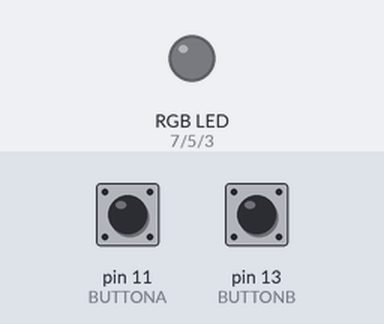
This sketch was run on a simulated Arduino Uno, built with avr-gcc and run on an emulated ATmega328P. Shown: an RGB LED mixed from three pins (HIGH = lit). The test bench sets the inputs (shaded band); at power-on: pin 11 (BUTTONA) HIGH, pin 13 (BUTTONB) HIGH. Dim RGB values are drawn brighter than linear.

Above: at 1.2 s.
1.3 s: pin 11 (BUTTONA) pulled LOW for 0.15 s
At 2.05 s:
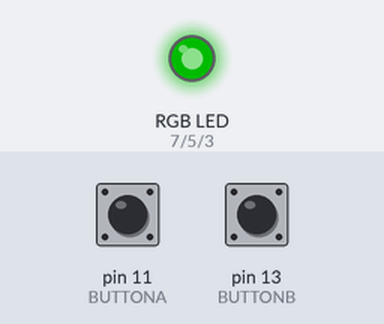
At 2.65 s:
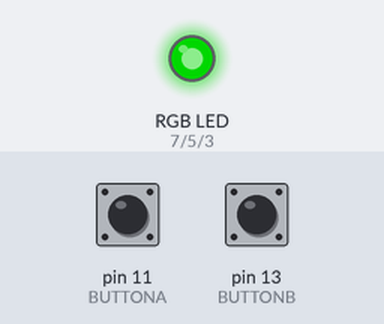
7.3 s: pin 11 (BUTTONA) pulled LOW for 3.2 s
At 17.6 s:
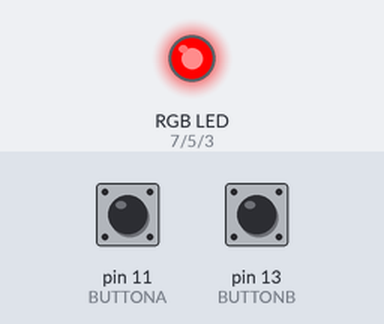
Timing chart, 0 to 18.0 s (numbered marks = the images above; inputs shaded):
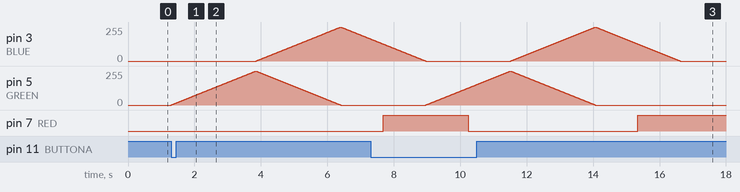

Measured:
- after the input at 1.3 s, pin 3 (BLUE): rises from 0/255 to 255/255 in 2.5 s, then falls to 166/255 in 0.89 s; pin 5 (GREEN): rises from 0/255 to 255/255 in 2.5 s, then falls to 0/255 in 2.6 s
- after the input at 7.3 s, pin 5 (GREEN): rises from 0/255 to 255/255 in 2.5 s, then falls to 0/255 in 2.6 s

The sketch:

RGB_Customized.ino.ino
```cpp
//www.elegoo.com
//2016.12.8

//Customized by: Mara Perez

//Purpose of this customized program is to allow the user to shut off the LED after the 3 color loop is done.
//This uses LESSONS 4 and 5
//BUTTONA starts the lghtshow
//BUTTONB ends it.

// Define Pins
#define BLUE 3
#define GREEN 5
#define RED 7

int BUTTONA = 11;
int BUTTONB = 13;
byte leds = 0;

void setup()
{
pinMode(BUTTONA, INPUT_PULLUP);
pinMode(BUTTONB, INPUT_PULLUP);
pinMode(RED, OUTPUT);
pinMode(GREEN, OUTPUT);
pinMode(BLUE, OUTPUT);
digitalWrite(RED, LOW);
digitalWrite(GREEN, LOW); //Make these lights high and see what happens!                       ...it should be on right when you press play. no buttons necessary.
digitalWrite(BLUE, LOW);
}

// define variables
int redValue;
int greenValue;
int blueValue;

// main loop
void loop()
{
  if(digitalRead(BUTTONA) == LOW){


    #define delayTime 10 // fading time between colors


    for(int i = 0; i < 255; i += 1) // fades out red bring green full when i=255
    {
    redValue -= 1;
    greenValue += 1;
    // The following was reversed, counting in the wrong directions
    // analogWrite(RED, 255 - redValue);
    // analogWrite(GREEN, 255 - greenValue);
    analogWrite(RED, redValue);
    analogWrite(GREEN, greenValue);
    delay(delayTime);
    }

    redValue = 0;
    greenValue = 255;
    blueValue = 0;

    for(int i = 0; i < 255; i += 1) // fades out green bring blue full when i=255
    {
    greenValue -= 1;
    blueValue += 1;
    // The following was reversed, counting in the wrong directions
    // analogWrite(GREEN, 255 - greenValue);
    // analogWrite(BLUE, 255 - blueValue);
    analogWrite(GREEN, greenValue);
    analogWrite(BLUE, blueValue);
    delay(delayTime);
    }

    redValue = 0;
    greenValue = 0;
    blueValue = 255;

    for(int i = 0; i < 255; i += 1) // fades out blue bring red full when i=255
    {
    // The following code has been rearranged to match the other two similar sections
    blueValue -= 1;
    redValue += 1;
    // The following was reversed, counting in the wrong directions
    // analogWrite(BLUE, 255 - blueValue);
    // analogWrite(RED, 255 - redValue);
    analogWrite(BLUE, blueValue);
    analogWrite(RED, redValue);
    delay(delayTime);
  }

    }

    if (digitalRead(BUTTONB) == LOW){

     // delay(100); NEVER HAVE IT DELAY CONSTANTLY. Reason: The colors will run after 100 ticks. If you spam the button, there will be a possibility that the bulb will blow. or something else will
        digitalWrite(BLUE, LOW); //having the powers on low will turn off the lights.
        digitalWrite(GREEN, LOW);
        digitalWrite(RED, LOW);
        }
}
```
